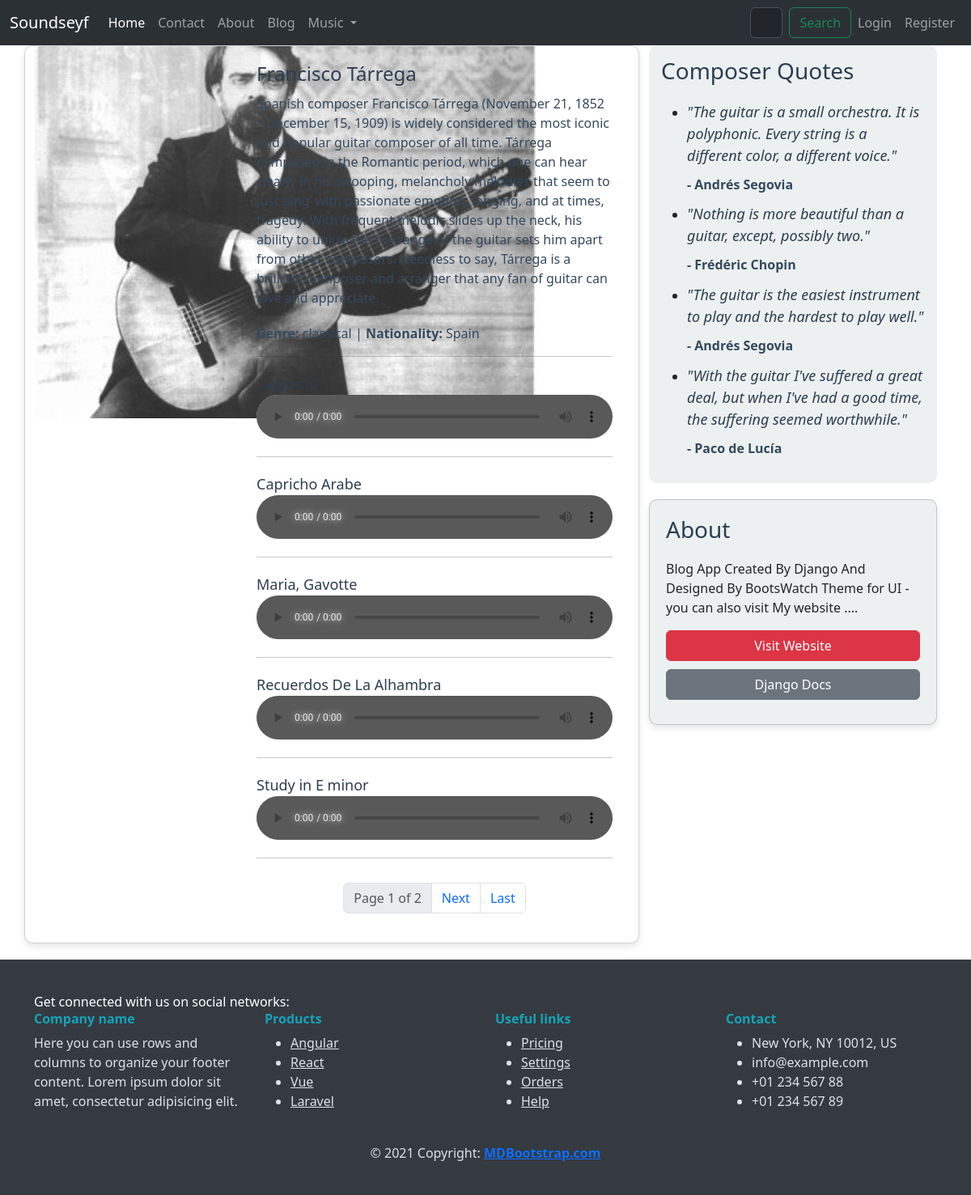
The app's page /music/pieces/1 with its own data.
### music/models.py (models this page shows, shortened)
class Composer(models.Model):
    name = models.CharField(max_length=255,null=True,blank=True)
    biography = models.TextField(null=True, blank=True)
    image = models.ImageField(upload_to="Composers/" , default="default.jpg")
    genre = models.CharField(max_length=255,null=True,blank=True)
    nationality = models.CharField(blank=True,null=True,max_length=255)

class MasterPiece(models.Model):
    composer = models.ForeignKey(Composer , on_delete=models.CASCADE,null=True)
    song_id = models.AutoField(primary_key=True)
    name = models.CharField(max_length=255)
    tags = TaggableManager()
    song = models.FileField(upload_to="songs/")

### music/views.py (the view)
# urls.py: path('pieces/<int:cid>' , ComposerPieces , name="pieces"),
def ComposerPieces(request,cid):
    all_composers = Composer.objects.all()
    current_composer = get_object_or_404(all_composers , pk = cid)
    pieces = MasterPiece.objects.filter(composer = cid)
    p = Paginator(pieces,5)
    try:
        page_number = request.GET.get('page')
        pieces = p.get_page(page_number)
    except EmptyPage:
        pieces = pieces.get_page(1)
    except PageNotAnInteger:
        pieces = pieces.get_page(1)
    context = {"composer" : current_composer , "pieces" : pieces }
    return render (request,'music/masterpieces.html',context)

### templates/music/masterpieces.html (shortened to what this page needs)
{% extends 'base.html' %}
{% load static %}
{% load thumbnail %}
{% block content %}
<div class="container">
  <div class="row">
    <div class="col-md-8 card">
      <div class="row g-0">
        <div class="col-md-4">
          <div class="composer-image">
            {% thumbnail composer.image "300x300" crop="center" as im %}
            <img src="{{ im.url }}" alt="{{ composer.name }}">
            {% endthumbnail %}
          </div>
        </div>
        <div class="col-md-8 composer-details" style="padding-left: 4%;">
          <a style="text-decoration: none;" href="{% url 'music:pieces' cid=composer.id %}"><h2 class="composer-name">{{ composer.name }}</h2></a>
          <p class="composer-bio">{{ composer.biography }}</p>
          <p class="genre-nationality"><strong>Genre:</strong> {{ composer.genre }} | <strong>Nationality:</strong> {{ composer.nationality }}</p>
          <hr>
          {% for piece in pieces %}
          <div class="piece-name">{{ piece.name }}</div>
          <div class="audio-player">
            <audio controls>
              <source src="/media/{{ piece.song }}" type="audio/mp3">
            </audio>
          </div>
          <hr>
          {% endfor %}
          <nav aria-label="Pagination">
            <ul class="pagination justify-content-center">
              <li class="page-item disabled">
                <a class="page-link" href="#">Page {{ pieces.number }} of {{ pieces.paginator.num_pages }}</a>
              </li>
              {% if pieces.has_next %}
              <li class="page-item">
                <a class="page-link" href="?page={{ pieces.next_page_number }}">Next</a>
              </li>
              <li class="page-item">
                <a class="page-link" href="?page={{ pieces.paginator.num_pages }}">Last</a>
              </li>
              {% endif %}
            </ul>
          </nav>
        </div>
      </div>
    </div>
    <div class="col-md-4">
      <div class="quote-card">
        <h3 class="sidebar-title">Composer Quotes</h3>
        <ul class="quote-list">
          <li>
            <div class="quote-text">"The guitar is a small orchestra. It is polyphonic. Every string is a different color, a different voice."</div>
            <div class="quote-author">- Andrés Segovia</div>
          </li>
          <li style="padding-top: 4%;">
            <div class="quote-text">"Nothing is more beautiful than a guitar, except, possibly two."</div>
            <div class="quote-author">- Frédéric Chopin</div>
          </li>
          <li style="padding-top: 4%;">
            <div class="quote-text">"The guitar is the easiest instrument to play and the hardest to play well."</div>
            <div class="quote-author">- Andrés Segovia</div>
          </li>
          <li style="padding-top: 4%;">
            <div class="quote-text">"With the guitar I've suffered a great deal, but when I've had a good time, the suffering seemed worthwhile."</div>
            <div class="quote-author">- Paco de Lucía</div>
          </li>
        </ul>
      </div>
      <div class="card sidebar-card" style="background-color: #ecf0f1;">
        <h3 class="sidebar-title">About</h3>
        <p class="card-text">Blog App Created By Django And Designed By BootsWatch Theme for UI - you can also visit My website ....</p>
        <a href="https://bekbrace.com" class="sidebar-link btn btn-danger">Visit Website</a>
        <a href="https://docs.djangoproject.com/en/3.1" class="sidebar-link btn btn-secondary">Django Docs</a>
      </div>
    </div>
  </div>
</div>
{% endblock %}

### templates/music/masterpieces.html (style rules this page uses)
.card { box-shadow: 0 4px 8px rgba(0, 0, 0, 0.1); border-radius: 10px; margin-bottom: 20px; }
.composer-image { border-radius: 10px 0 0 10px; max-height: 300px; object-fit: cover; }
.composer-details { padding: 20px; }
.composer-name { font-size: 24px; color: #2c3e50; margin-bottom: 10px; }
.composer-bio { color: #34495e; margin-bottom: 20px; }
.genre-nationality { color: #34495e; margin-bottom: 10px; }
.piece-name { margin-top: 20px; font-size: 18px; color: #2c3e50; }
.pagination { justify-content: center; margin-top: 30px; }
.quote-card { background-color: #ecf0f1; border-radius: 10px; margin-bottom: 20px; padding: 15px; }
.quote-text { font-size: 18px; font-style: italic; color: #2c3e50; }
.quote-author { margin-top: 10px; font-weight: bold; color: #34495e; }
.sidebar-card { padding: 20px; }
.sidebar-title { color: #2c3e50; margin-bottom: 20px; }
.sidebar-link { color: #fff; margin-bottom: 10px; display: block; }
.audio-player { width: 100%; }
.audio-player audio { width: 100%; }

### records on screen
Composer: name "Francisco Tárrega", biography "Spanish composer Francisco Tárrega (November 21, 1852 – December 15, 1909) is widely considered the most iconic and popular guitar composer of all time. Tárrega composed in the Romantic period, which one can hear clearly in his swooping, melancholy melodies that seem to just ‘sing’ with passionate emotion, longing, and at times, tragedy. With frequent melodic slides up the neck, his ability to utilize the full range of the guitar sets him apart from other composers. Needless to say, Tárrega is a brilliant composer and arranger that any fan of guitar can love and appreciate.", genre "classical", nationality "Spain"
MasterPiece: name "Lagrima"
MasterPiece: name "Capricho Arabe"
MasterPiece: name "Maria, Gavotte"
MasterPiece: name "Recuerdos De La Alhambra"
MasterPiece: name "Study in E minor"

### other values on screen
{{ pieces.number }} "1"
{{ pieces.paginator.num_pages }} "2"
